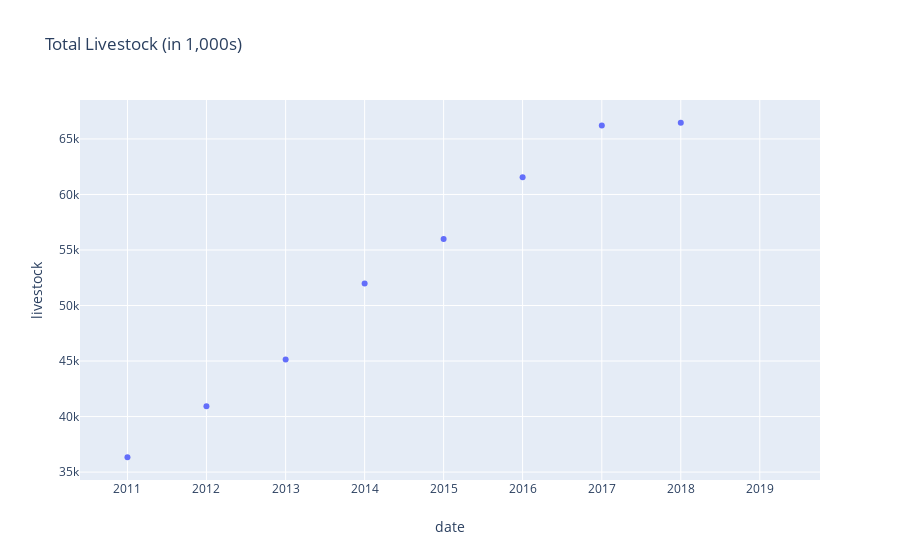

The notebook cell saved with this chart:
### Markdown cell above
By looking at these two charts we can see that a higher livestock loss leads to a higher standard deviation for meat prices.

### Code cell
px.scatter(df, x='date', y='livestock', title='Total Livestock (in 1,000s)')

### Figure 1 — Plotly figure (JSON) as saved in the notebook; plotly's stock layout.template omitted (floating-point values rounded to 4 significant figures)
{"data": [{"hovertemplate": "date=%{x}<br>livestock=%{y}<extra></extra>", "legendgroup": "", "marker": {"color": "#636efa", "symbol": "circle"}, "mode": "markers", "name": "", "showlegend": false, "type": "scatter", "uid": "065abd58-f4fd-47e4-8a4d-cc9ab4a4bb82", "x": ["2010-12-01", "2011-01-01", "2011-02-01", "2011-03-01", "2011-04-01", "2011-05-01", "2011-06-01", "2011-07-01", "2011-08-01", "2011-09-01", "2011-10-01", "2011-11-01", "2011-12-01", "2012-01-01", "2012-02-01", "2012-03-01", "2012-04-01", "2012-05-01", "2012-06-01", "2012-07-01", "2012-08-01", "2012-09-01", "2012-10-01", "2012-11-01", "2012-12-01", "2013-01-01", "2013-02-01", "2013-03-01", "2013-04-01", "2013-05-01", "2013-06-01", "2013-07-01", "2013-08-01", "2013-09-01", "2013-10-01", "2013-11-01", "2013-12-01", "2014-01-01", "2014-02-01", "2014-03-01", "2014-04-01", "2014-05-01", "2014-06-01", "2014-07-01", "2014-08-01", "2014-09-01", "2014-10-01", "2014-11-01", "2014-12-01", "2015-01-01", "2015-02-01", "2015-03-01", "2015-04-01", "2015-05-01", "2015-06-01", "2015-07-01", "2015-08-01", "2015-09-01", "2015-10-01", "2015-11-01", "2015-12-01", "2016-01-01", "2016-02-01", "2016-03-01", "2016-04-01", "2016-05-01", "2016-06-01", "2016-07-01", "2016-08-01", "2016-09-01", "2016-10-01", "2016-11-01", "2016-12-01", "2017-01-01", "2017-02-01", "2017-03-01", "2017-04-01", "2017-05-01", "2017-06-01", "2017-07-01", "2017-08-01", "2017-09-01", "2017-10-01", "2017-11-01", "2017-12-01", "2018-01-01", "2018-02-01", "2018-03-01", "2018-04-01", "2018-05-01", "2018-06-01", "2018-07-01", "2018-08-01", "2018-09-01", "2018-10-01", "2018-11-01", "2018-12-01", "2019-01-01", "2019-02-01", "2019-03-01", "2019-04-01"], "xaxis": "x", "y": [null, 36340.0, null, null, null, null, null, null, null, null, null, null, null, 40920.0, null, null, null, null, null, null, null, null, null, null, null, 45140.0, null, null, null, null, null, null, null, null, null, null, null, 51980.0, null, null, null, null, null, null, null, null, null, null, null, 55980.0, null, null, null, null, null, null, null, null, null, null, null, 61550.0, null, null, null, null, null, null, null, null, null, null, null, 66220.0, null, null, null, null, null, null, null, null, null, null, null, 66460.0, null, null, null, null, null, null, null, null, null, null, null, null, null, null, null], "yaxis": "y"}], "layout": {"autosize": true, "grid": {"xaxes": ["x"], "xgap": 0.1, "xside": "bottom", "yaxes": ["y"], "ygap": 0.1, "yside": "left"}, "legend": {"tracegroupgap": 0}, "title": {"text": "Total Livestock (in 1,000s)"}, "xaxis": {"autorange": true, "range": ["2010-05-28 18:40:15.5971", "2019-10-04 05:19:44.4029"], "title": {"text": "date"}, "type": "date"}, "yaxis": {"autorange": true, "range": [34350.0, 68450.0], "title": {"text": "livestock"}, "type": "linear"}}}
